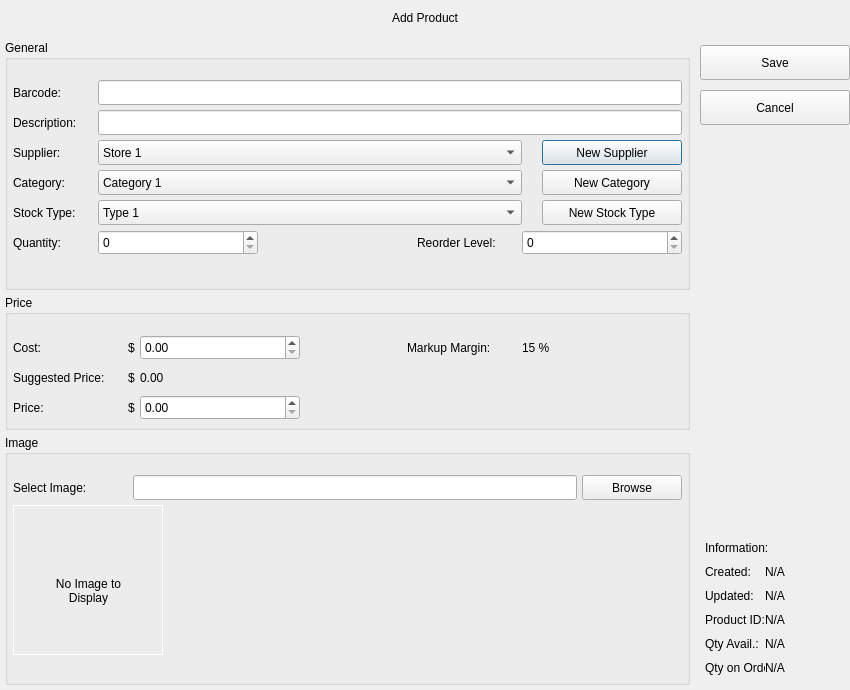
<?xml version="1.0" encoding="UTF-8"?>
<ui version="4.0">
 <class>AddProductDialog</class>
 <widget class="QDialog" name="AddProductDialog">
  <property name="windowModality">
   <enum>Qt::WindowModality::ApplicationModal</enum>
  </property>
  <property name="geometry">
   <rect>
    <x>0</x>
    <y>0</y>
    <width>850</width>
    <height>690</height>
   </rect>
  </property>
  <property name="minimumSize">
   <size>
    <width>850</width>
    <height>690</height>
   </size>
  </property>
  <property name="maximumSize">
   <size>
    <width>850</width>
    <height>690</height>
   </size>
  </property>
  <property name="windowTitle">
   <string>Add Product</string>
  </property>
  <property name="styleSheet">
   <string notr="true"/>
  </property>
  <layout class="QVBoxLayout" name="verticalLayout_4">
   <property name="spacing">
    <number>0</number>
   </property>
   <property name="leftMargin">
    <number>0</number>
   </property>
   <property name="topMargin">
    <number>0</number>
   </property>
   <property name="rightMargin">
    <number>0</number>
   </property>
   <property name="bottomMargin">
    <number>0</number>
   </property>
   <item>
    <widget class="QWidget" name="widget" native="true">
     <property name="minimumSize">
      <size>
       <width>0</width>
       <height>35</height>
      </size>
     </property>
     <property name="maximumSize">
      <size>
       <width>16777215</width>
       <height>35</height>
      </size>
     </property>
     <layout class="QHBoxLayout" name="horizontalLayout_10">
      <property name="spacing">
       <number>0</number>
      </property>
      <property name="leftMargin">
       <number>0</number>
      </property>
      <property name="topMargin">
       <number>0</number>
      </property>
      <property name="rightMargin">
       <number>0</number>
      </property>
      <property name="bottomMargin">
       <number>0</number>
      </property>
      <item>
       <widget class="QLabel" name="lb_dialog_title">
        <property name="minimumSize">
         <size>
          <width>0</width>
          <height>35</height>
         </size>
        </property>
        <property name="maximumSize">
         <size>
          <width>16777215</width>
          <height>35</height>
         </size>
        </property>
        <property name="text">
         <string>Add Product</string>
        </property>
        <property name="alignment">
         <set>Qt::AlignmentFlag::AlignCenter</set>
        </property>
       </widget>
      </item>
     </layout>
    </widget>
   </item>
   <item>
    <widget class="QWidget" name="widget_2" native="true">
     <layout class="QHBoxLayout" name="horizontalLayout_22">
      <property name="spacing">
       <number>5</number>
      </property>
      <property name="leftMargin">
       <number>0</number>
      </property>
      <property name="topMargin">
       <number>0</number>
      </property>
      <property name="rightMargin">
       <number>0</number>
      </property>
      <property name="bottomMargin">
       <number>0</number>
      </property>
      <item>
       <widget class="QWidget" name="dlg_main" native="true">
        <layout class="QVBoxLayout" name="verticalLayout_5">
         <property name="spacing">
          <number>5</number>
         </property>
         <property name="leftMargin">
          <number>5</number>
         </property>
         <property name="topMargin">
          <number>5</number>
         </property>
         <property name="rightMargin">
          <number>5</number>
         </property>
         <property name="bottomMargin">
          <number>5</number>
         </property>
         <item>
          <widget class="QGroupBox" name="grp_general">
           <property name="minimumSize">
            <size>
             <width>0</width>
             <height>250</height>
            </size>
           </property>
           <property name="maximumSize">
            <size>
             <width>16777215</width>
             <height>250</height>
            </size>
           </property>
           <property name="title">
            <string>General</string>
           </property>
           <layout class="QVBoxLayout" name="verticalLayout">
            <property name="spacing">
             <number>5</number>
            </property>
            <property name="leftMargin">
             <number>5</number>
            </property>
            <property name="topMargin">
             <number>20</number>
            </property>
            <property name="rightMargin">
             <number>5</number>
            </property>
            <property name="bottomMargin">
             <number>5</number>
            </property>
            <item>
             <layout class="QHBoxLayout" name="horizontalLayout">
              <property name="spacing">
               <number>5</number>
              </property>
              <item>
               <widget class="QLabel" name="lb_barcode">
                <property name="minimumSize">
                 <size>
                  <width>80</width>
                  <height>25</height>
                 </size>
                </property>
                <property name="maximumSize">
                 <size>
                  <width>80</width>
                  <height>25</height>
                 </size>
                </property>
                <property name="text">
                 <string>Barcode:</string>
                </property>
               </widget>
              </item>
              <item>
               <widget class="QLineEdit" name="le_barcode">
                <property name="minimumSize">
                 <size>
                  <width>0</width>
                  <height>25</height>
                 </size>
                </property>
                <property name="maximumSize">
                 <size>
                  <width>16777215</width>
                  <height>25</height>
                 </size>
                </property>
               </widget>
              </item>
             </layout>
            </item>
            <item>
             <layout class="QHBoxLayout" name="horizontalLayout_2">
              <property name="spacing">
               <number>5</number>
              </property>
              <item>
               <widget class="QLabel" name="lb_description">
                <property name="minimumSize">
                 <size>
                  <width>80</width>
                  <height>25</height>
                 </size>
                </property>
                <property name="maximumSize">
                 <size>
                  <width>80</width>
                  <height>25</height>
                 </size>
                </property>
                <property name="text">
                 <string>Description:</string>
                </property>
               </widget>
              </item>
              <item>
               <widget class="QLineEdit" name="le_description">
                <property name="minimumSize">
                 <size>
                  <width>0</width>
                  <height>25</height>
                 </size>
                </property>
                <property name="maximumSize">
                 <size>
                  <width>16777215</width>
                  <height>25</height>
                 </size>
                </property>
               </widget>
              </item>
             </layout>
            </item>
            <item>
             <layout class="QHBoxLayout" name="horizontalLayout_23">
              <property name="spacing">
               <number>20</number>
              </property>
              <item>
               <layout class="QHBoxLayout" name="horizontalLayout_3">
                <property name="spacing">
                 <number>5</number>
                </property>
                <item>
                 <widget class="QLabel" name="lb_supplier">
                  <property name="minimumSize">
                   <size>
                    <width>80</width>
                    <height>25</height>
                   </size>
                  </property>
                  <property name="maximumSize">
                   <size>
                    <width>80</width>
                    <height>25</height>
                   </size>
                  </property>
                  <property name="text">
                   <string>Supplier:</string>
                  </property>
                 </widget>
                </item>
                <item>
                 <widget class="QComboBox" name="cb_supplier">
                  <property name="minimumSize">
                   <size>
                    <width>0</width>
                    <height>25</height>
                   </size>
                  </property>
                  <property name="maximumSize">
                   <size>
                    <width>16777215</width>
                    <height>25</height>
                   </size>
                  </property>
                  <item>
                   <property name="text">
                    <string>Store 1</string>
                   </property>
                  </item>
                  <item>
                   <property name="text">
                    <string>Store 2</string>
                   </property>
                  </item>
                 </widget>
                </item>
               </layout>
              </item>
              <item>
               <widget class="QPushButton" name="pb_supplier_add">
                <property name="minimumSize">
                 <size>
                  <width>140</width>
                  <height>25</height>
                 </size>
                </property>
                <property name="maximumSize">
                 <size>
                  <width>140</width>
                  <height>25</height>
                 </size>
                </property>
                <property name="text">
                 <string>New Supplier</string>
                </property>
                <property name="icon">
                 <iconset resource="../assets/images/icons.qrc">
                  <normaloff>:/Icons/add_white.svg</normaloff>:/Icons/add_white.svg</iconset>
                </property>
                <property name="iconSize">
                 <size>
                  <width>16</width>
                  <height>16</height>
                 </size>
                </property>
               </widget>
              </item>
             </layout>
            </item>
            <item>
             <layout class="QHBoxLayout" name="horizontalLayout_24">
              <property name="spacing">
               <number>20</number>
              </property>
              <item>
               <layout class="QHBoxLayout" name="horizontalLayout_4">
                <property name="spacing">
                 <number>5</number>
                </property>
                <item>
                 <widget class="QLabel" name="lb_category">
                  <property name="minimumSize">
                   <size>
                    <width>80</width>
                    <height>25</height>
                   </size>
                  </property>
                  <property name="maximumSize">
                   <size>
                    <width>80</width>
                    <height>25</height>
                   </size>
                  </property>
                  <property name="text">
                   <string>Category:</string>
                  </property>
                 </widget>
                </item>
                <item>
                 <widget class="QComboBox" name="cb_category">
                  <property name="minimumSize">
                   <size>
                    <width>0</width>
                    <height>25</height>
                   </size>
                  </property>
                  <property name="maximumSize">
                   <size>
                    <width>16777215</width>
                    <height>25</height>
                   </size>
                  </property>
                  <item>
                   <property name="text">
                    <string>Category 1</string>
                   </property>
                  </item>
                  <item>
                   <property name="text">
                    <string>Category 2</string>
                   </property>
                  </item>
                 </widget>
                </item>
               </layout>
              </item>
              <item>
               <widget class="QPushButton" name="pb_category_add">
                <property name="minimumSize">
                 <size>
                  <width>140</width>
                  <height>25</height>
                 </size>
                </property>
                <property name="maximumSize">
                 <size>
                  <width>140</width>
                  <height>25</height>
                 </size>
                </property>
                <property name="text">
                 <string>New Category</string>
                </property>
                <property name="icon">
                 <iconset resource="../assets/images/icons.qrc">
                  <normaloff>:/Icons/add_white.svg</normaloff>:/Icons/add_white.svg</iconset>
                </property>
                <property name="iconSize">
                 <size>
                  <width>16</width>
                  <height>16</height>
                 </size>
                </property>
               </widget>
              </item>
             </layout>
            </item>
            <item>
             <layout class="QHBoxLayout" name="horizontalLayout_25">
              <property name="spacing">
               <number>20</number>
              </property>
              <item>
               <layout class="QHBoxLayout" name="horizontalLayout_5">
                <property name="spacing">
                 <number>5</number>
                </property>
                <item>
                 <widget class="QLabel" name="label_9">
                  <property name="minimumSize">
                   <size>
                    <width>80</width>
                    <height>25</height>
                   </size>
                  </property>
                  <property name="maximumSize">
                   <size>
                    <width>80</width>
                    <height>25</height>
                   </size>
                  </property>
                  <property name="text">
                   <string>Stock Type:</string>
                  </property>
                 </widget>
                </item>
                <item>
                 <widget class="QComboBox" name="cb_stock_type">
                  <property name="minimumSize">
                   <size>
                    <width>0</width>
                    <height>25</height>
                   </size>
                  </property>
                  <property name="maximumSize">
                   <size>
                    <width>16777215</width>
                    <height>25</height>
                   </size>
                  </property>
                  <item>
                   <property name="text">
                    <string>Type 1</string>
                   </property>
                  </item>
                  <item>
                   <property name="text">
                    <string>Type 2</string>
                   </property>
                  </item>
                 </widget>
                </item>
               </layout>
              </item>
              <item>
               <widget class="QPushButton" name="pb_stock_type_add">
                <property name="minimumSize">
                 <size>
                  <width>140</width>
                  <height>25</height>
                 </size>
                </property>
                <property name="maximumSize">
                 <size>
                  <width>140</width>
                  <height>25</height>
                 </size>
                </property>
                <property name="text">
                 <string>New Stock Type</string>
                </property>
                <property name="icon">
                 <iconset resource="../assets/images/icons.qrc">
                  <normaloff>:/Icons/add_white.svg</normaloff>:/Icons/add_white.svg</iconset>
                </property>
                <property name="iconSize">
                 <size>
                  <width>16</width>
                  <height>16</height>
                 </size>
                </property>
               </widget>
              </item>
             </layout>
            </item>
            <item>
             <layout class="QHBoxLayout" name="horizontalLayout_8">
              <property name="spacing">
               <number>5</number>
              </property>
              <item>
               <layout class="QHBoxLayout" name="horizontalLayout_7">
                <property name="spacing">
                 <number>5</number>
                </property>
                <item>
                 <widget class="QLabel" name="lb_quantity">
                  <property name="minimumSize">
                   <size>
                    <width>80</width>
                    <height>25</height>
                   </size>
                  </property>
                  <property name="maximumSize">
                   <size>
                    <width>80</width>
                    <height>25</height>
                   </size>
                  </property>
                  <property name="text">
                   <string>Quantity:</string>
                  </property>
                 </widget>
                </item>
                <item>
                 <widget class="QSpinBox" name="sb_quantity">
                  <property name="minimumSize">
                   <size>
                    <width>160</width>
                    <height>25</height>
                   </size>
                  </property>
                  <property name="maximumSize">
                   <size>
                    <width>160</width>
                    <height>25</height>
                   </size>
                  </property>
                  <property name="maximum">
                   <number>999999</number>
                  </property>
                 </widget>
                </item>
               </layout>
              </item>
              <item>
               <spacer name="horizontalSpacer_3">
                <property name="orientation">
                 <enum>Qt::Orientation::Horizontal</enum>
                </property>
                <property name="sizeHint" stdset="0">
                 <size>
                  <width>40</width>
                  <height>20</height>
                 </size>
                </property>
               </spacer>
              </item>
              <item>
               <layout class="QHBoxLayout" name="horizontalLayout_6">
                <property name="spacing">
                 <number>5</number>
                </property>
                <item>
                 <widget class="QLabel" name="lb_reorder_level">
                  <property name="minimumSize">
                   <size>
                    <width>100</width>
                    <height>25</height>
                   </size>
                  </property>
                  <property name="maximumSize">
                   <size>
                    <width>100</width>
                    <height>25</height>
                   </size>
                  </property>
                  <property name="text">
                   <string>Reorder Level:</string>
                  </property>
                 </widget>
                </item>
                <item>
                 <widget class="QSpinBox" name="sb_reorder_level">
                  <property name="minimumSize">
                   <size>
                    <width>160</width>
                    <height>25</height>
                   </size>
                  </property>
                  <property name="maximumSize">
                   <size>
                    <width>160</width>
                    <height>25</height>
                   </size>
                  </property>
                  <property name="maximum">
                   <number>999999</number>
                  </property>
                 </widget>
                </item>
               </layout>
              </item>
             </layout>
            </item>
            <item>
             <spacer name="verticalSpacer">
              <property name="orientation">
               <enum>Qt::Orientation::Vertical</enum>
              </property>
              <property name="sizeHint" stdset="0">
               <size>
                <width>20</width>
                <height>2</height>
               </size>
              </property>
             </spacer>
            </item>
           </layout>
          </widget>
         </item>
         <item>
          <widget class="QGroupBox" name="grp_price">
           <property name="minimumSize">
            <size>
             <width>0</width>
             <height>135</height>
            </size>
           </property>
           <property name="maximumSize">
            <size>
             <width>16777215</width>
             <height>135</height>
            </size>
           </property>
           <property name="title">
            <string>Price</string>
           </property>
           <layout class="QVBoxLayout" name="verticalLayout_2">
            <property name="spacing">
             <number>5</number>
            </property>
            <property name="leftMargin">
             <number>5</number>
            </property>
            <property name="topMargin">
             <number>20</number>
            </property>
            <property name="rightMargin">
             <number>5</number>
            </property>
            <property name="bottomMargin">
             <number>5</number>
            </property>
            <item>
             <layout class="QHBoxLayout" name="horizontalLayout_14">
              <property name="spacing">
               <number>40</number>
              </property>
              <item>
               <layout class="QHBoxLayout" name="horizontalLayout_9">
                <property name="spacing">
                 <number>5</number>
                </property>
                <item>
                 <widget class="QLabel" name="lb_cost">
                  <property name="minimumSize">
                   <size>
                    <width>110</width>
                    <height>25</height>
                   </size>
                  </property>
                  <property name="maximumSize">
                   <size>
                    <width>110</width>
                    <height>25</height>
                   </size>
                  </property>
                  <property name="text">
                   <string>Cost:</string>
                  </property>
                 </widget>
                </item>
                <item>
                 <widget class="QLabel" name="label">
                  <property name="minimumSize">
                   <size>
                    <width>0</width>
                    <height>25</height>
                   </size>
                  </property>
                  <property name="maximumSize">
                   <size>
                    <width>16777215</width>
                    <height>25</height>
                   </size>
                  </property>
                  <property name="text">
                   <string>$</string>
                  </property>
                 </widget>
                </item>
                <item>
                 <widget class="QDoubleSpinBox" name="dbl_cost">
                  <property name="minimumSize">
                   <size>
                    <width>160</width>
                    <height>25</height>
                   </size>
                  </property>
                  <property name="maximumSize">
                   <size>
                    <width>160</width>
                    <height>25</height>
                   </size>
                  </property>
                  <property name="maximum">
                   <double>999999.989999999990687</double>
                  </property>
                 </widget>
                </item>
               </layout>
              </item>
              <item>
               <spacer name="horizontalSpacer">
                <property name="orientation">
                 <enum>Qt::Orientation::Horizontal</enum>
                </property>
                <property name="sizeHint" stdset="0">
                 <size>
                  <width>40</width>
                  <height>20</height>
                 </size>
                </property>
               </spacer>
              </item>
              <item>
               <layout class="QHBoxLayout" name="horizontalLayout_11">
                <property name="spacing">
                 <number>5</number>
                </property>
                <item>
                 <widget class="QLabel" name="lb_markup_margin_label">
                  <property name="minimumSize">
                   <size>
                    <width>110</width>
                    <height>25</height>
                   </size>
                  </property>
                  <property name="maximumSize">
                   <size>
                    <width>110</width>
                    <height>25</height>
                   </size>
                  </property>
                  <property name="text">
                   <string>Markup Margin:</string>
                  </property>
                 </widget>
                </item>
                <item>
                 <widget class="QLabel" name="lb_markup_margin">
                  <property name="minimumSize">
                   <size>
                    <width>160</width>
                    <height>25</height>
                   </size>
                  </property>
                  <property name="maximumSize">
                   <size>
                    <width>160</width>
                    <height>25</height>
                   </size>
                  </property>
                  <property name="text">
                   <string>15 %</string>
                  </property>
                 </widget>
                </item>
               </layout>
              </item>
             </layout>
            </item>
            <item>
             <layout class="QHBoxLayout" name="horizontalLayout_12">
              <property name="spacing">
               <number>5</number>
              </property>
              <item>
               <widget class="QLabel" name="lb_suggested_price_label">
                <property name="minimumSize">
                 <size>
                  <width>110</width>
                  <height>25</height>
                 </size>
                </property>
                <property name="maximumSize">
                 <size>
                  <width>110</width>
                  <height>25</height>
                 </size>
                </property>
                <property name="text">
                 <string>Suggested Price:</string>
                </property>
               </widget>
              </item>
              <item>
               <widget class="QLabel" name="label_3">
                <property name="text">
                 <string>$</string>
                </property>
               </widget>
              </item>
              <item>
               <widget class="QLabel" name="lb_suggested_price">
                <property name="minimumSize">
                 <size>
                  <width>160</width>
                  <height>25</height>
                 </size>
                </property>
                <property name="maximumSize">
                 <size>
                  <width>160</width>
                  <height>25</height>
                 </size>
                </property>
                <property name="text">
                 <string>0.00</string>
                </property>
               </widget>
              </item>
              <item>
               <spacer name="horizontalSpacer_4">
                <property name="orientation">
                 <enum>Qt::Orientation::Horizontal</enum>
                </property>
                <property name="sizeHint" stdset="0">
                 <size>
                  <width>40</width>
                  <height>20</height>
                 </size>
                </property>
               </spacer>
              </item>
             </layout>
            </item>
            <item>
             <layout class="QHBoxLayout" name="horizontalLayout_13">
              <property name="spacing">
               <number>5</number>
              </property>
              <item>
               <widget class="QLabel" name="lb_price">
                <property name="minimumSize">
                 <size>
                  <width>110</width>
                  <height>25</height>
                 </size>
                </property>
                <property name="maximumSize">
                 <size>
                  <width>110</width>
                  <height>25</height>
                 </size>
                </property>
                <property name="text">
                 <string>Price:</string>
                </property>
               </widget>
              </item>
              <item>
               <widget class="QLabel" name="label_2">
                <property name="minimumSize">
                 <size>
                  <width>0</width>
                  <height>25</height>
                 </size>
                </property>
                <property name="maximumSize">
                 <size>
                  <width>16777215</width>
                  <height>25</height>
                 </size>
                </property>
                <property name="text">
                 <string>$</string>
                </property>
               </widget>
              </item>
              <item>
               <widget class="QDoubleSpinBox" name="dbl_price">
                <property name="minimumSize">
                 <size>
                  <width>160</width>
                  <height>25</height>
                 </size>
                </property>
                <property name="maximumSize">
                 <size>
                  <width>160</width>
                  <height>25</height>
                 </size>
                </property>
                <property name="maximum">
                 <double>999999.989999999990687</double>
                </property>
               </widget>
              </item>
              <item>
               <spacer name="horizontalSpacer_2">
                <property name="orientation">
                 <enum>Qt::Orientation::Horizontal</enum>
                </property>
                <property name="sizeHint" stdset="0">
                 <size>
                  <width>40</width>
                  <height>20</height>
                 </size>
                </property>
               </spacer>
              </item>
             </layout>
            </item>
            <item>
             <spacer name="verticalSpacer_2">
              <property name="orientation">
               <enum>Qt::Orientation::Vertical</enum>
              </property>
              <property name="sizeHint" stdset="0">
               <size>
                <width>20</width>
                <height>7</height>
               </size>
              </property>
             </spacer>
            </item>
           </layout>
          </widget>
         </item>
         <item>
          <widget class="QGroupBox" name="grp_image">
           <property name="title">
            <string>Image</string>
           </property>
           <layout class="QVBoxLayout" name="verticalLayout_3">
            <property name="spacing">
             <number>5</number>
            </property>
            <property name="leftMargin">
             <number>5</number>
            </property>
            <property name="topMargin">
             <number>20</number>
            </property>
            <property name="rightMargin">
             <number>5</number>
            </property>
            <property name="bottomMargin">
             <number>5</number>
            </property>
            <item>
             <layout class="QHBoxLayout" name="horizontalLayout_16">
              <property name="spacing">
               <number>10</number>
              </property>
              <item>
               <widget class="QLabel" name="lb_select_image">
                <property name="minimumSize">
                 <size>
                  <width>110</width>
                  <height>25</height>
                 </size>
                </property>
                <property name="maximumSize">
                 <size>
                  <width>110</width>
                  <height>25</height>
                 </size>
                </property>
                <property name="text">
                 <string>Select Image:</string>
                </property>
               </widget>
              </item>
              <item>
               <layout class="QHBoxLayout" name="horizontalLayout_15">
                <property name="spacing">
                 <number>5</number>
                </property>
                <item>
                 <widget class="QLineEdit" name="le_select_image">
                  <property name="minimumSize">
                   <size>
                    <width>0</width>
                    <height>25</height>
                   </size>
                  </property>
                  <property name="maximumSize">
                   <size>
                    <width>16777215</width>
                    <height>25</height>
                   </size>
                  </property>
                 </widget>
                </item>
                <item>
                 <widget class="QPushButton" name="pb_browse">
                  <property name="minimumSize">
                   <size>
                    <width>100</width>
                    <height>25</height>
                   </size>
                  </property>
                  <property name="maximumSize">
                   <size>
                    <width>100</width>
                    <height>25</height>
                   </size>
                  </property>
                  <property name="text">
                   <string>Browse</string>
                  </property>
                 </widget>
                </item>
               </layout>
              </item>
             </layout>
            </item>
            <item>
             <widget class="QWidget" name="frame_product_image" native="true">
              <property name="minimumSize">
               <size>
                <width>150</width>
                <height>150</height>
               </size>
              </property>
              <property name="maximumSize">
               <size>
                <width>150</width>
                <height>150</height>
               </size>
              </property>
              <property name="styleSheet">
               <string notr="true">#frame_product_image {
	border: 1px solid white;
}</string>
              </property>
              <widget class="QLabel" name="lb_no_image">
               <property name="geometry">
                <rect>
                 <x>40</x>
                 <y>60</y>
                 <width>71</width>
                 <height>51</height>
                </rect>
               </property>
               <property name="text">
                <string>No Image to Display</string>
               </property>
               <property name="alignment">
                <set>Qt::AlignmentFlag::AlignCenter</set>
               </property>
               <property name="wordWrap">
                <bool>true</bool>
               </property>
              </widget>
             </widget>
            </item>
            <item>
             <spacer name="verticalSpacer_5">
              <property name="orientation">
               <enum>Qt::Orientation::Vertical</enum>
              </property>
              <property name="sizeHint" stdset="0">
               <size>
                <width>20</width>
                <height>40</height>
               </size>
              </property>
             </spacer>
            </item>
           </layout>
          </widget>
         </item>
        </layout>
       </widget>
      </item>
      <item>
       <widget class="QWidget" name="dlg_menu" native="true">
        <property name="minimumSize">
         <size>
          <width>150</width>
          <height>0</height>
         </size>
        </property>
        <property name="maximumSize">
         <size>
          <width>150</width>
          <height>16777215</height>
         </size>
        </property>
        <layout class="QVBoxLayout" name="verticalLayout_7">
         <property name="spacing">
          <number>10</number>
         </property>
         <property name="leftMargin">
          <number>0</number>
         </property>
         <property name="topMargin">
          <number>10</number>
         </property>
         <property name="rightMargin">
          <number>0</number>
         </property>
         <property name="bottomMargin">
          <number>10</number>
         </property>
         <item>
          <widget class="QPushButton" name="pb_product_save">
           <property name="minimumSize">
            <size>
             <width>0</width>
             <height>35</height>
            </size>
           </property>
           <property name="maximumSize">
            <size>
             <width>16777215</width>
             <height>35</height>
            </size>
           </property>
           <property name="text">
            <string>Save</string>
           </property>
           <property name="icon">
            <iconset resource="../assets/images/icons.qrc">
             <normaloff>:/Icons/tick.svg</normaloff>:/Icons/tick.svg</iconset>
           </property>
           <property name="iconSize">
            <size>
             <width>16</width>
             <height>16</height>
            </size>
           </property>
          </widget>
         </item>
         <item>
          <widget class="QPushButton" name="pb_product_cancel">
           <property name="minimumSize">
            <size>
             <width>0</width>
             <height>35</height>
            </size>
           </property>
           <property name="maximumSize">
            <size>
             <width>16777215</width>
             <height>35</height>
            </size>
           </property>
           <property name="text">
            <string>Cancel</string>
           </property>
           <property name="icon">
            <iconset resource="../assets/images/icons.qrc">
             <normaloff>:/Icons/cross.svg</normaloff>:/Icons/cross.svg</iconset>
           </property>
           <property name="iconSize">
            <size>
             <width>16</width>
             <height>16</height>
            </size>
           </property>
          </widget>
         </item>
         <item>
          <spacer name="verticalSpacer_4">
           <property name="orientation">
            <enum>Qt::Orientation::Vertical</enum>
           </property>
           <property name="sizeHint" stdset="0">
            <size>
             <width>20</width>
             <height>40</height>
            </size>
           </property>
          </spacer>
         </item>
         <item>
          <widget class="QWidget" name="wid_info" native="true">
           <property name="minimumSize">
            <size>
             <width>0</width>
             <height>400</height>
            </size>
           </property>
           <property name="maximumSize">
            <size>
             <width>16777215</width>
             <height>400</height>
            </size>
           </property>
           <layout class="QVBoxLayout" name="verticalLayout_6">
            <property name="spacing">
             <number>10</number>
            </property>
            <property name="leftMargin">
             <number>5</number>
            </property>
            <property name="topMargin">
             <number>5</number>
            </property>
            <property name="rightMargin">
             <number>5</number>
            </property>
            <property name="bottomMargin">
             <number>5</number>
            </property>
            <item>
             <spacer name="verticalSpacer_3">
              <property name="orientation">
               <enum>Qt::Orientation::Vertical</enum>
              </property>
              <property name="sizeHint" stdset="0">
               <size>
                <width>20</width>
                <height>40</height>
               </size>
              </property>
             </spacer>
            </item>
            <item>
             <widget class="QLabel" name="lb_information">
              <property name="minimumSize">
               <size>
                <width>0</width>
                <height>0</height>
               </size>
              </property>
              <property name="maximumSize">
               <size>
                <width>16777215</width>
                <height>20</height>
               </size>
              </property>
              <property name="text">
               <string>Information:</string>
              </property>
             </widget>
            </item>
            <item>
             <layout class="QHBoxLayout" name="horizontalLayout_17">
              <property name="spacing">
               <number>0</number>
              </property>
              <item>
               <widget class="QLabel" name="created_label">
                <property name="minimumSize">
                 <size>
                  <width>60</width>
                  <height>0</height>
                 </size>
                </property>
                <property name="maximumSize">
                 <size>
                  <width>60</width>
                  <height>20</height>
                 </size>
                </property>
                <property name="text">
                 <string>Created:</string>
                </property>
               </widget>
              </item>
              <item>
               <widget class="QLabel" name="lb_created">
                <property name="minimumSize">
                 <size>
                  <width>0</width>
                  <height>0</height>
                 </size>
                </property>
                <property name="maximumSize">
                 <size>
                  <width>16777215</width>
                  <height>20</height>
                 </size>
                </property>
                <property name="text">
                 <string>N/A</string>
                </property>
               </widget>
              </item>
             </layout>
            </item>
            <item>
             <layout class="QHBoxLayout" name="horizontalLayout_18">
              <property name="spacing">
               <number>0</number>
              </property>
              <item>
               <widget class="QLabel" name="updated_label">
                <property name="minimumSize">
                 <size>
                  <width>60</width>
                  <height>0</height>
                 </size>
                </property>
                <property name="maximumSize">
                 <size>
                  <width>60</width>
                  <height>20</height>
                 </size>
                </property>
                <property name="text">
                 <string>Updated:</string>
                </property>
               </widget>
              </item>
              <item>
               <widget class="QLabel" name="lb_updated">
                <property name="minimumSize">
                 <size>
                  <width>0</width>
                  <height>0</height>
                 </size>
                </property>
                <property name="maximumSize">
                 <size>
                  <width>16777215</width>
                  <height>20</height>
                 </size>
                </property>
                <property name="text">
                 <string>N/A</string>
                </property>
               </widget>
              </item>
             </layout>
            </item>
            <item>
             <layout class="QHBoxLayout" name="horizontalLayout_19">
              <property name="spacing">
               <number>0</number>
              </property>
              <item>
               <widget class="QLabel" name="product_id_label">
                <property name="minimumSize">
                 <size>
                  <width>60</width>
                  <height>0</height>
                 </size>
                </property>
                <property name="maximumSize">
                 <size>
                  <width>60</width>
                  <height>20</height>
                 </size>
                </property>
                <property name="text">
                 <string>Product ID:</string>
                </property>
               </widget>
              </item>
              <item>
               <widget class="QLabel" name="lb_product_id">
                <property name="minimumSize">
                 <size>
                  <width>0</width>
                  <height>0</height>
                 </size>
                </property>
                <property name="maximumSize">
                 <size>
                  <width>16777215</width>
                  <height>20</height>
                 </size>
                </property>
                <property name="text">
                 <string>N/A</string>
                </property>
               </widget>
              </item>
             </layout>
            </item>
            <item>
             <layout class="QHBoxLayout" name="horizontalLayout_20">
              <property name="spacing">
               <number>0</number>
              </property>
              <item>
               <widget class="QLabel" name="qty_available_label">
                <property name="minimumSize">
                 <size>
                  <width>60</width>
                  <height>0</height>
                 </size>
                </property>
                <property name="maximumSize">
                 <size>
                  <width>60</width>
                  <height>20</height>
                 </size>
                </property>
                <property name="text">
                 <string>Qty Avail.:</string>
                </property>
               </widget>
              </item>
              <item>
               <widget class="QLabel" name="lb_qty_available">
                <property name="minimumSize">
                 <size>
                  <width>0</width>
                  <height>0</height>
                 </size>
                </property>
                <property name="maximumSize">
                 <size>
                  <width>16777215</width>
                  <height>20</height>
                 </size>
                </property>
                <property name="text">
                 <string>N/A</string>
                </property>
               </widget>
              </item>
             </layout>
            </item>
            <item>
             <layout class="QHBoxLayout" name="horizontalLayout_21">
              <property name="spacing">
               <number>0</number>
              </property>
              <item>
               <widget class="QLabel" name="qty_on_order_label">
                <property name="minimumSize">
                 <size>
                  <width>60</width>
                  <height>0</height>
                 </size>
                </property>
                <property name="maximumSize">
                 <size>
                  <width>60</width>
                  <height>20</height>
                 </size>
                </property>
                <property name="text">
                 <string>Qty on Order:</string>
                </property>
               </widget>
              </item>
              <item>
               <widget class="QLabel" name="lb_qty_on_order">
                <property name="minimumSize">
                 <size>
                  <width>0</width>
                  <height>0</height>
                 </size>
                </property>
                <property name="maximumSize">
                 <size>
                  <width>16777215</width>
                  <height>20</height>
                 </size>
                </property>
                <property name="text">
                 <string>N/A</string>
                </property>
               </widget>
              </item>
             </layout>
            </item>
           </layout>
          </widget>
         </item>
        </layout>
       </widget>
      </item>
     </layout>
    </widget>
   </item>
  </layout>
 </widget>
 <resources>
  <include location="../assets/images/icons.qrc"/>
 </resources>
 <connections/>
</ui>
